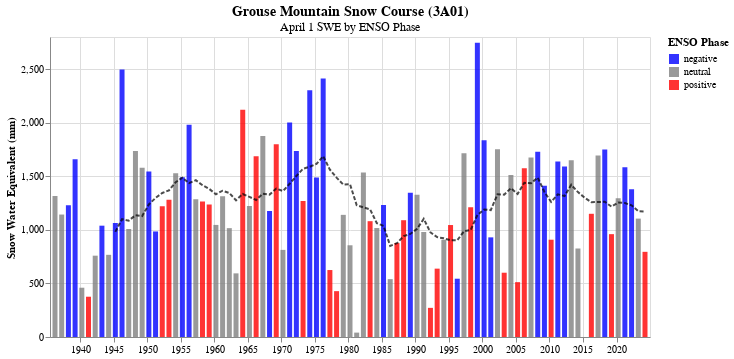

The notebook cell this image was saved under:
### Code cell
domain = ['negative', 'neutral', 'positive']
range_ = ['blue', 'gray', 'red']

title5 = alt.TitleParams(
   text='Grouse Mountain Snow Course (3A01)',
   subtitle="April 1 SWE by ENSO Phase",
   anchor='middle',
   fontSize=14,
   fontWeight='bold')

climate_chart2 = alt.Chart(grouse_apr_swe, title=title5).mark_bar(opacity=0.8).encode(
    alt.X('date:T', title=''),
    alt.Y('grouse_swe:Q', title='Snow Water Equivalent (mm)'),
    alt.Color('enso_oni_main', title='ENSO Phase',scale=alt.Scale(domain=domain, range=range_)),
    tooltip=[alt.Tooltip('date:T', title="Date"), alt.Tooltip('grouse_swe:Q', title="Snow Depth")]
).properties(width=600)

climate_chart2 = climate_chart2 + line_grouse_apr
climate_chart2

### Figure 1 — Vega-Lite specification as saved in the notebook (floating-point values rounded to 4 significant figures)
{"config": {"view": {"continuousWidth": 300, "continuousHeight": 300}}, "layer": [{"mark": {"type": "bar", "opacity": 0.8}, "encoding": {"color": {"field": "enso_oni_main", "scale": {"domain": ["negative", "neutral", "positive"], "range": ["blue", "gray", "red"]}, "title": "ENSO Phase", "type": "nominal"}, "tooltip": [{"field": "date", "title": "Date", "type": "temporal"}, {"field": "grouse_swe", "title": "Snow Depth", "type": "quantitative"}], "x": {"field": "date", "title": "", "type": "temporal"}, "y": {"field": "grouse_swe", "title": "Snow Water Equivalent (mm)", "type": "quantitative"}}, "title": {"text": "Grouse Mountain Snow Course (3A01)", "anchor": "middle", "fontSize": 14, "fontWeight": "bold", "subtitle": "April 1 SWE by ENSO Phase"}}, {"mark": {"type": "line", "color": "black", "opacity": 0.7, "strokeDash": [4, 2]}, "encoding": {"x": {"field": "date", "type": "temporal"}, "y": {"field": "grouse_moving_avg", "type": "quantitative"}}}], "data": {"name": "data-c43e7616b26393b8dfff75db8782e6c8"}, "width": 600, "$schema": "https://vega.github.io/schema/vega-lite/v5.8.0.json", "datasets": {"data-c43e7616b26393b8dfff75db8782e6c8": [{"grouse_depth": 320.0, "grouse_swe": 1316.0, "grouse_density": 41.13, "date": "1936-04-01T00:00:00", "pdo_phase_main": "positive", "enso_oni_main": "neutral", "grouse_moving_avg": null}, {"grouse_depth": 239.0, "grouse_swe": 1143.0, "grouse_density": 47.82, "date": "1937-04-01T00:00:00", "pdo_phase_main": "positive", "enso_oni_main": "neutral", "grouse_moving_avg": null}, {"grouse_depth": 292.0, "grouse_swe": 1229.0, "grouse_density": 42.09, "date": "1938-04-01T00:00:00", "pdo_phase_main": "positive", "enso_oni_main": "negative", "grouse_moving_avg": null}, {"grouse_depth": 328.0, "grouse_swe": 1659.0, "grouse_density": 50.58, "date": "1939-04-01T00:00:00", "pdo_phase_main": "positive", "enso_oni_main": "negative", "grouse_moving_avg": null}, {"grouse_depth": 89.0, "grouse_swe": 460.0, "grouse_density": 51.69, "date": "1940-04-01T00:00:00", "pdo_phase_main": "positive", "enso_oni_main": "neutral", "grouse_moving_avg": null}, {"grouse_depth": 76.0, "grouse_swe": 376.0, "grouse_density": 49.47, "date": "1941-04-01T00:00:00", "pdo_phase_main": "positive", "enso_oni_main": "positive", "grouse_moving_avg": null}, {"grouse_depth": 168.0, "grouse_swe": 759.0, "grouse_density": 45.18, "date": "1942-04-01T00:00:00", "pdo_phase_main": "positive", "enso_oni_main": "neutral", "grouse_moving_avg": null}, {"grouse_depth": 257.0, "grouse_swe": 1039.0, "grouse_density": 40.43, "date": "1943-04-01T00:00:00", "pdo_phase_main": "positive", "enso_oni_main": "negative", "grouse_moving_avg": null}, {"grouse_depth": 180.0, "grouse_swe": 767.0, "grouse_density": 42.61, "date": "1944-04-01T00:00:00", "pdo_phase_main": "negative", "enso_oni_main": "neutral", "grouse_moving_avg": null}, {"grouse_depth": 262.0, "grouse_swe": 1064.0, "grouse_density": 40.61, "date": "1945-04-01T00:00:00", "pdo_phase_main": "negative", "enso_oni_main": "negative", "grouse_moving_avg": 981.2}, {"grouse_depth": 721.0, "grouse_swe": 2497.0, "grouse_density": 34.63, "date": "1946-04-01T00:00:00", "pdo_phase_main": "negative", "enso_oni_main": "negative", "grouse_moving_avg": 1099.0}, {"grouse_depth": 216.0, "grouse_swe": 1008.0, "grouse_density": 46.67, "date": "1947-04-01T00:00:00", "pdo_phase_main": "negative", "enso_oni_main": "neutral", "grouse_moving_avg": 1086.0}, {"grouse_depth": 424.0, "grouse_swe": 1735.0, "grouse_density": 40.92, "date": "1948-04-01T00:00:00", "pdo_phase_main": "negative", "enso_oni_main": "neutral", "grouse_moving_avg": 1136.0}, {"grouse_depth": 406.0, "grouse_swe": 1580.0, "grouse_density": 38.92, "date": "1949-04-01T00:00:00", "pdo_phase_main": "negative", "enso_oni_main": "neutral", "grouse_moving_avg": 1128.0}, {"grouse_depth": 406.0, "grouse_swe": 1545.0, "grouse_density": 38.05, "date": "1950-04-01T00:00:00", "pdo_phase_main": "negative", "enso_oni_main": "negative", "grouse_moving_avg": 1237.0}, {"grouse_depth": 241.0, "grouse_swe": 985.0, "grouse_density": 40.87, "date": "1951-04-01T00:00:00", "pdo_phase_main": "negative", "enso_oni_main": "negative", "grouse_moving_avg": 1298.0}, {"grouse_depth": 317.0, "grouse_swe": 1221.0, "grouse_density": 38.52, "date": "1952-04-01T00:00:00", "pdo_phase_main": "negative", "enso_oni_main": "positive", "grouse_moving_avg": 1344.0}, {"grouse_depth": 330.0, "grouse_swe": 1282.0, "grouse_density": 38.85, "date": "1953-04-01T00:00:00", "pdo_phase_main": "negative", "enso_oni_main": "positive", "grouse_moving_avg": 1368.0}, {"grouse_depth": 386.0, "grouse_swe": 1529.0, "grouse_density": 39.61, "date": "1954-04-01T00:00:00", "pdo_phase_main": "negative", "enso_oni_main": "neutral", "grouse_moving_avg": 1445.0}, {"grouse_depth": 376.0, "grouse_swe": 1492.0, "grouse_density": 39.68, "date": "1955-04-01T00:00:00", "pdo_phase_main": "negative", "enso_oni_main": "negative", "grouse_moving_avg": 1487.0}, {"grouse_depth": 472.0, "grouse_swe": 1980.0, "grouse_density": 41.95, "date": "1956-04-01T00:00:00", "pdo_phase_main": "negative", "enso_oni_main": "negative", "grouse_moving_avg": 1436.0}, {"grouse_depth": 272.0, "grouse_swe": 1286.0, "grouse_density": 47.28, "date": "1957-04-01T00:00:00", "pdo_phase_main": "negative", "enso_oni_main": "neutral", "grouse_moving_avg": 1464.0}, {"grouse_depth": 284.0, "grouse_swe": 1265.0, "grouse_density": 44.54, "date": "1958-04-01T00:00:00", "pdo_phase_main": "negative", "enso_oni_main": "positive", "grouse_moving_avg": 1416.0}, {"grouse_depth": 300.0, "grouse_swe": 1237.0, "grouse_density": 41.23, "date": "1959-04-01T00:00:00", "pdo_phase_main": "negative", "enso_oni_main": "positive", "grouse_moving_avg": 1382.0}, {"grouse_depth": 257.0, "grouse_swe": 1046.0, "grouse_density": 40.7, "date": "1960-04-01T00:00:00", "pdo_phase_main": "negative", "enso_oni_main": "neutral", "grouse_moving_avg": 1332.0}, {"grouse_depth": 279.0, "grouse_swe": 1313.0, "grouse_density": 47.06, "date": "1961-04-01T00:00:00", "pdo_phase_main": "negative", "enso_oni_main": "neutral", "grouse_moving_avg": 1365.0}, {"grouse_depth": 234.0, "grouse_swe": 1016.0, "grouse_density": 43.42, "date": "1962-04-01T00:00:00", "pdo_phase_main": "negative", "enso_oni_main": "neutral", "grouse_moving_avg": 1345.0}, {"grouse_depth": 152.0, "grouse_swe": 594.0, "grouse_density": 39.08, "date": "1963-04-01T00:00:00", "pdo_phase_main": "negative", "enso_oni_main": "neutral", "grouse_moving_avg": 1276.0}, {"grouse_depth": 488.0, "grouse_swe": 2121.0, "grouse_density": 43.46, "date": "1964-04-01T00:00:00", "pdo_phase_main": "negative", "enso_oni_main": "positive", "grouse_moving_avg": 1335.0}, {"grouse_depth": 274.0, "grouse_swe": 1222.0, "grouse_density": 44.6, "date": "1965-04-01T00:00:00", "pdo_phase_main": "negative", "enso_oni_main": "neutral", "grouse_moving_avg": 1308.0}, {"grouse_depth": 378.0, "grouse_swe": 1687.0, "grouse_density": 44.63, "date": "1966-04-01T00:00:00", "pdo_phase_main": "negative", "enso_oni_main": "positive", "grouse_moving_avg": 1279.0}, {"grouse_depth": 447.0, "grouse_swe": 1877.0, "grouse_density": 41.99, "date": "1967-04-01T00:00:00", "pdo_phase_main": "negative", "enso_oni_main": "neutral", "grouse_moving_avg": 1338.0}, {"grouse_depth": 307.0, "grouse_swe": 1176.0, "grouse_density": 38.31, "date": "1968-04-01T00:00:00", "pdo_phase_main": "negative", "enso_oni_main": "negative", "grouse_moving_avg": 1329.0}, {"grouse_depth": 391.0, "grouse_swe": 1798.0, "grouse_density": 45.98, "date": "1969-04-01T00:00:00", "pdo_phase_main": "negative", "enso_oni_main": "positive", "grouse_moving_avg": 1385.0}, {"grouse_depth": 165.0, "grouse_swe": 813.0, "grouse_density": 49.27, "date": "1970-04-01T00:00:00", "pdo_phase_main": "negative", "enso_oni_main": "neutral", "grouse_moving_avg": 1362.0}, {"grouse_depth": 444.0, "grouse_swe": 2002.0, "grouse_density": 45.09, "date": "1971-04-01T00:00:00", "pdo_phase_main": "negative", "enso_oni_main": "negative", "grouse_moving_avg": 1431.0}, {"grouse_depth": 343.0, "grouse_swe": 1737.0, "grouse_density": 50.64, "date": "1972-04-01T00:00:00", "pdo_phase_main": "negative", "enso_oni_main": "negative", "grouse_moving_avg": 1503.0}, {"grouse_depth": 267.0, "grouse_swe": 1270.0, "grouse_density": 47.57, "date": "1973-04-01T00:00:00", "pdo_phase_main": "negative", "enso_oni_main": "positive", "grouse_moving_avg": 1570.0}, {"grouse_depth": 455.0, "grouse_swe": 2304.0, "grouse_density": 50.64, "date": "1974-04-01T00:00:00", "pdo_phase_main": "negative", "enso_oni_main": "negative", "grouse_moving_avg": 1589.0}, {"grouse_depth": 353.0, "grouse_swe": 1488.0, "grouse_density": 42.15, "date": "1975-04-01T00:00:00", "pdo_phase_main": "negative", "enso_oni_main": "negative", "grouse_moving_avg": 1615.0}, {"grouse_depth": 494.0, "grouse_swe": 2413.0, "grouse_density": 48.85, "date": "1976-04-01T00:00:00", "pdo_phase_main": "negative", "enso_oni_main": "negative", "grouse_moving_avg": 1688.0}, {"grouse_depth": 165.0, "grouse_swe": 625.0, "grouse_density": 37.88, "date": "1977-04-01T00:00:00", "pdo_phase_main": "positive", "enso_oni_main": "positive", "grouse_moving_avg": 1563.0}, {"grouse_depth": 99.0, "grouse_swe": 428.0, "grouse_density": 43.23, "date": "1978-04-01T00:00:00", "pdo_phase_main": "positive", "enso_oni_main": "positive", "grouse_moving_avg": 1488.0}, {"grouse_depth": 248.0, "grouse_swe": 1140.0, "grouse_density": 45.97, "date": "1979-04-01T00:00:00", "pdo_phase_main": "positive", "enso_oni_main": "neutral", "grouse_moving_avg": 1422.0}, {"grouse_depth": 218.0, "grouse_swe": 856.0, "grouse_density": 39.27, "date": "1980-04-01T00:00:00", "pdo_phase_main": "positive", "enso_oni_main": "neutral", "grouse_moving_avg": 1426.0}, {"grouse_depth": 10.0, "grouse_swe": 41.0, "grouse_density": 41.0, "date": "1981-04-01T00:00:00", "pdo_phase_main": "positive", "enso_oni_main": "neutral", "grouse_moving_avg": 1230.0}, {"grouse_depth": 337.0, "grouse_swe": 1536.0, "grouse_density": 45.58, "date": "1982-04-01T00:00:00", "pdo_phase_main": "positive", "enso_oni_main": "neutral", "grouse_moving_avg": 1210.0}, {"grouse_depth": 223.0, "grouse_swe": 1081.0, "grouse_density": 48.48, "date": "1983-04-01T00:00:00", "pdo_phase_main": "positive", "enso_oni_main": "positive", "grouse_moving_avg": 1191.0}, {"grouse_depth": 230.0, "grouse_swe": 1017.0, "grouse_density": 44.22, "date": "1984-04-01T00:00:00", "pdo_phase_main": "positive", "enso_oni_main": "neutral", "grouse_moving_avg": 1062.0}, {"grouse_depth": 302.0, "grouse_swe": 1233.0, "grouse_density": 40.83, "date": "1985-04-01T00:00:00", "pdo_phase_main": "positive", "enso_oni_main": "negative", "grouse_moving_avg": 1037.0}, {"grouse_depth": 115.0, "grouse_swe": 540.0, "grouse_density": 46.96, "date": "1986-04-01T00:00:00", "pdo_phase_main": "positive", "enso_oni_main": "neutral", "grouse_moving_avg": 849.7}, {"grouse_depth": 179.0, "grouse_swe": 877.0, "grouse_density": 48.99, "date": "1987-04-01T00:00:00", "pdo_phase_main": "positive", "enso_oni_main": "positive", "grouse_moving_avg": 874.9}, {"grouse_depth": 298.0, "grouse_swe": 1090.0, "grouse_density": 36.58, "date": "1988-04-01T00:00:00", "pdo_phase_main": "positive", "enso_oni_main": "positive", "grouse_moving_avg": 941.1}, {"grouse_depth": 334.0, "grouse_swe": 1346.0, "grouse_density": 40.3, "date": "1989-04-01T00:00:00", "pdo_phase_main": "positive", "enso_oni_main": "negative", "grouse_moving_avg": 961.7}, {"grouse_depth": 292.0, "grouse_swe": 1327.0, "grouse_density": 45.45, "date": "1990-04-01T00:00:00", "pdo_phase_main": "positive", "enso_oni_main": "neutral", "grouse_moving_avg": 1009.0}, {"grouse_depth": 216.0, "grouse_swe": 980.0, "grouse_density": 45.37, "date": "1991-04-01T00:00:00", "pdo_phase_main": "positive", "enso_oni_main": "neutral", "grouse_moving_avg": 1103.0}, {"grouse_depth": 56.0, "grouse_swe": 272.0, "grouse_density": 48.57, "date": "1992-04-01T00:00:00", "pdo_phase_main": "positive", "enso_oni_main": "positive", "grouse_moving_avg": 976.3}, {"grouse_depth": 145.0, "grouse_swe": 638.0, "grouse_density": 44.0, "date": "1993-04-01T00:00:00", "pdo_phase_main": "positive", "enso_oni_main": "positive", "grouse_moving_avg": 932.0}, {"grouse_depth": 195.0, "grouse_swe": 908.0, "grouse_density": 46.56, "date": "1994-04-01T00:00:00", "pdo_phase_main": "positive", "enso_oni_main": "neutral", "grouse_moving_avg": 921.1}, {"grouse_depth": 210.0, "grouse_swe": 1045.0, "grouse_density": 49.76, "date": "1995-04-01T00:00:00", "pdo_phase_main": "positive", "enso_oni_main": "positive", "grouse_moving_avg": 902.3}, {"grouse_depth": 138.0, "grouse_swe": 544.0, "grouse_density": 39.42, "date": "1996-04-01T00:00:00", "pdo_phase_main": "positive", "enso_oni_main": "negative", "grouse_moving_avg": 902.7}, {"grouse_depth": 391.0, "grouse_swe": 1714.0, "grouse_density": 43.84, "date": "1997-04-01T00:00:00", "pdo_phase_main": "positive", "enso_oni_main": "neutral", "grouse_moving_avg": 986.4}, {"grouse_depth": 266.0, "grouse_swe": 1212.0, "grouse_density": 45.56, "date": "1998-04-01T00:00:00", "pdo_phase_main": "positive", "enso_oni_main": "positive", "grouse_moving_avg": 998.6}, {"grouse_depth": 593.0, "grouse_swe": 2746.0, "grouse_density": 46.31, "date": "1999-04-01T00:00:00", "pdo_phase_main": "negative", "enso_oni_main": "negative", "grouse_moving_avg": 1139.0}, {"grouse_depth": 417.0, "grouse_swe": 1836.0, "grouse_density": 44.03, "date": "2000-04-01T00:00:00", "pdo_phase_main": "negative", "enso_oni_main": "negative", "grouse_moving_avg": 1190.0}, {"grouse_depth": 231.0, "grouse_swe": 930.0, "grouse_density": 40.26, "date": "2001-04-01T00:00:00", "pdo_phase_main": "negative", "enso_oni_main": "negative", "grouse_moving_avg": 1184.0}, {"grouse_depth": 409.0, "grouse_swe": 1752.0, "grouse_density": 42.84, "date": "2002-04-01T00:00:00", "pdo_phase_main": "negative", "enso_oni_main": "neutral", "grouse_moving_avg": 1332.0}, {"grouse_depth": 140.0, "grouse_swe": 600.0, "grouse_density": 42.86, "date": "2003-04-01T00:00:00", "pdo_phase_main": "negative", "enso_oni_main": "positive", "grouse_moving_avg": 1329.0}, {"grouse_depth": 322.0, "grouse_swe": 1512.0, "grouse_density": 46.96, "date": "2004-04-01T00:00:00", "pdo_phase_main": "negative", "enso_oni_main": "neutral", "grouse_moving_avg": 1389.0}, {"grouse_depth": 141.0, "grouse_swe": 512.0, "grouse_density": 36.31, "date": "2005-04-01T00:00:00", "pdo_phase_main": "negative", "enso_oni_main": "positive", "grouse_moving_avg": 1336.0}, {"grouse_depth": 357.0, "grouse_swe": 1576.0, "grouse_density": 44.15, "date": "2006-04-01T00:00:00", "pdo_phase_main": "negative", "enso_oni_main": "positive", "grouse_moving_avg": 1439.0}, {"grouse_depth": 389.0, "grouse_swe": 1676.0, "grouse_density": 43.08, "date": "2007-04-01T00:00:00", "pdo_phase_main": "negative", "enso_oni_main": "neutral", "grouse_moving_avg": 1435.0}, {"grouse_depth": 417.0, "grouse_swe": 1730.0, "grouse_density": 41.49, "date": "2008-04-01T00:00:00", "pdo_phase_main": "negative", "enso_oni_main": "negative", "grouse_moving_avg": 1487.0}, {"grouse_depth": 374.0, "grouse_swe": 1412.0, "grouse_density": 37.75, "date": "2009-04-01T00:00:00", "pdo_phase_main": "negative", "enso_oni_main": "negative", "grouse_moving_avg": 1354.0}, {"grouse_depth": 213.0, "grouse_swe": 908.0, "grouse_density": 42.63, "date": "2010-04-01T00:00:00", "pdo_phase_main": "negative", "enso_oni_main": "positive", "grouse_moving_avg": 1261.0}, {"grouse_depth": 394.0, "grouse_swe": 1638.0, "grouse_density": 41.57, "date": "2011-04-01T00:00:00", "pdo_phase_main": "negative", "enso_oni_main": "negative", "grouse_moving_avg": 1332.0}, {"grouse_depth": 388.0, "grouse_swe": 1592.0, "grouse_density": 41.03, "date": "2012-04-01T00:00:00", "pdo_phase_main": "negative", "enso_oni_main": "negative", "grouse_moving_avg": 1316.0}, {"grouse_depth": 337.0, "grouse_swe": 1650.0, "grouse_density": 48.96, "date": "2013-04-01T00:00:00", "pdo_phase_main": "negative", "enso_oni_main": "neutral", "grouse_moving_avg": 1421.0}, {"grouse_depth": 199.0, "grouse_swe": 826.0, "grouse_density": 41.51, "date": "2014-04-01T00:00:00", "pdo_phase_main": "negative", "enso_oni_main": "neutral", "grouse_moving_avg": 1352.0}, {"grouse_depth": 0.0, "grouse_swe": 0.0, "grouse_density": null, "date": "2015-04-01T00:00:00", "pdo_phase_main": "negative", "enso_oni_main": "positive", "grouse_moving_avg": 1301.0}, {"grouse_depth": 238.0, "grouse_swe": 1150.0, "grouse_density": 48.32, "date": "2016-04-01T00:00:00", "pdo_phase_main": "negative", "enso_oni_main": "positive", "grouse_moving_avg": 1258.0}, {"grouse_depth": 401.0, "grouse_swe": 1694.0, "grouse_density": 42.24, "date": "2017-04-01T00:00:00", "pdo_phase_main": "negative", "enso_oni_main": "neutral", "grouse_moving_avg": 1260.0}, {"grouse_depth": 400.0, "grouse_swe": 1750.0, "grouse_density": 43.75, "date": "2018-04-01T00:00:00", "pdo_phase_main": "negative", "enso_oni_main": "negative", "grouse_moving_avg": 1262.0}, {"grouse_depth": 217.0, "grouse_swe": 960.0, "grouse_density": 44.24, "date": "2019-04-01T00:00:00", "pdo_phase_main": "negative", "enso_oni_main": "positive", "grouse_moving_avg": 1217.0}, {"grouse_depth": 318.0, "grouse_swe": 1295.0, "grouse_density": 40.72, "date": "2020-04-01T00:00:00", "pdo_phase_main": "negative", "enso_oni_main": "neutral", "grouse_moving_avg": 1256.0}, {"grouse_depth": 373.0, "grouse_swe": 1585.0, "grouse_density": 42.49, "date": "2021-04-01T00:00:00", "pdo_phase_main": "negative", "enso_oni_main": "negative", "grouse_moving_avg": 1250.0}, {"grouse_depth": 293.0, "grouse_swe": 1380.0, "grouse_density": 47.1, "date": "2022-04-01T00:00:00", "pdo_phase_main": "negative", "enso_oni_main": "negative", "grouse_moving_avg": 1229.0}, {"grouse_depth": 275.0, "grouse_swe": 1105.0, "grouse_density": 40.2, "date": "2023-04-01T00:00:00", "pdo_phase_main": "negative", "enso_oni_main": "neutral", "grouse_moving_avg": 1174.0}, {"grouse_depth": 172.0, "grouse_swe": 795.0, "grouse_density": 46.2, "date": "2024-04-01T00:00:00", "pdo_phase_main": "negative", "enso_oni_main": "positive", "grouse_moving_avg": 1171.0}]}}
